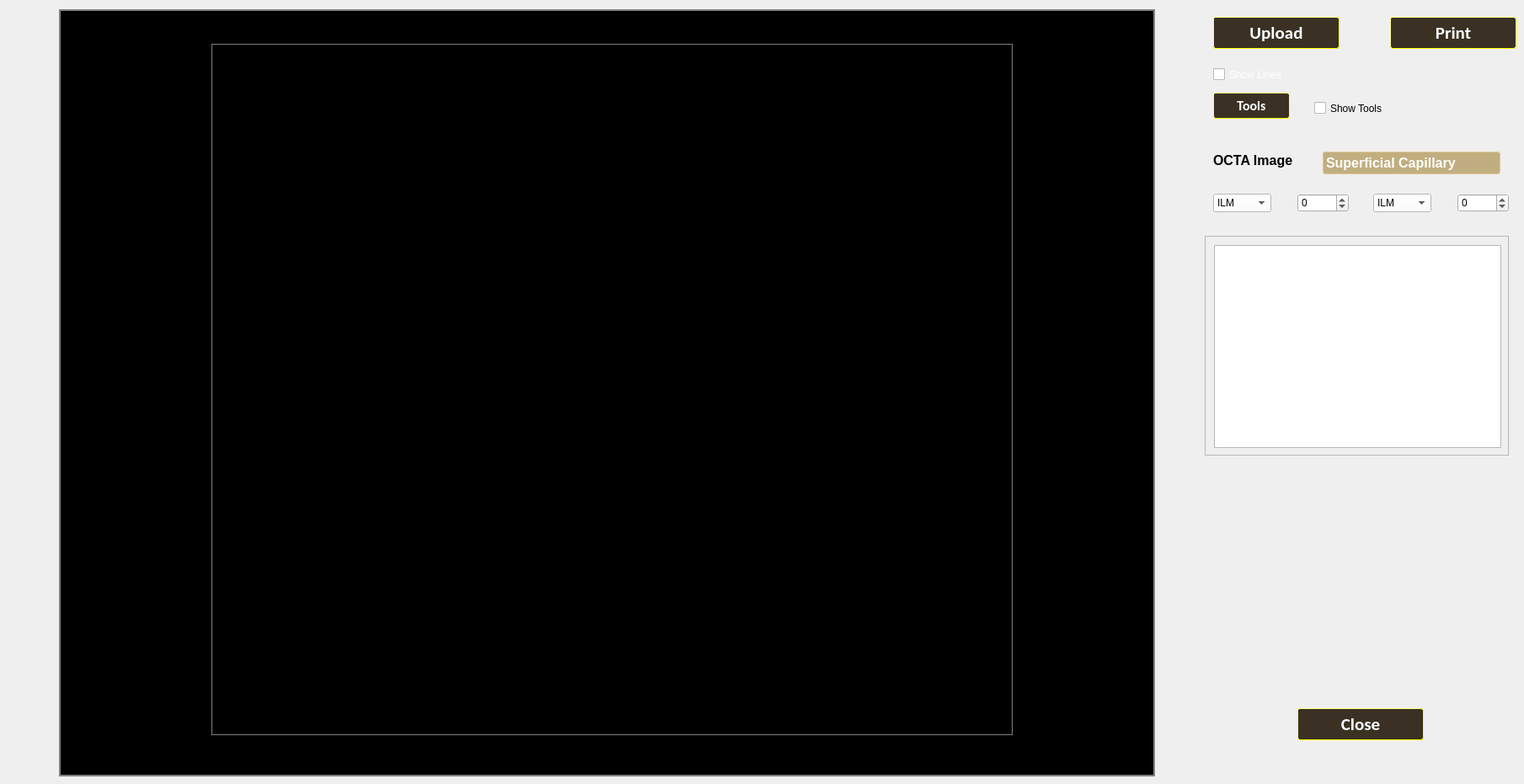
    <widget class="QWidget" name="stackWidget_octaPage5">
     <widget class="QSpinBox" name="spinBox_3">
      <property name="geometry">
       <rect>
        <x>1540</x>
        <y>230</y>
        <width>61</width>
        <height>22</height>
       </rect>
      </property>
      <property name="minimum">
       <number>-99</number>
      </property>
     </widget>
     <widget class="QScrollArea" name="scrollArea_measure_3">
      <property name="geometry">
       <rect>
        <x>70</x>
        <y>11</y>
        <width>1301</width>
        <height>911</height>
       </rect>
      </property>
      <property name="mouseTracking">
       <bool>true</bool>
      </property>
      <property name="tabletTracking">
       <bool>true</bool>
      </property>
      <property name="styleSheet">
       <string notr="true">border: 1px solid gray;
background-color: rgb(0, 0, 0);</string>
      </property>
      <property name="widgetResizable">
       <bool>true</bool>
      </property>
      <widget class="QWidget" name="scrollAreaWidgetContents_35">
       <property name="geometry">
        <rect>
         <x>0</x>
         <y>0</y>
         <width>1299</width>
         <height>909</height>
        </rect>
       </property>
       <widget class="QGraphicsView" name="h_scroll_graphicsview_4">
        <property name="geometry">
         <rect>
          <x>180</x>
          <y>40</y>
          <width>951</width>
          <height>821</height>
         </rect>
        </property>
        <property name="styleSheet">
         <string notr="true">background-color: rgb(0, 0, 0);</string>
        </property>
        <property name="verticalScrollBarPolicy">
         <enum>Qt::ScrollBarAlwaysOff</enum>
        </property>
        <property name="horizontalScrollBarPolicy">
         <enum>Qt::ScrollBarAlwaysOff</enum>
        </property>
       </widget>
      </widget>
     </widget>
     <widget class="QComboBox" name="comboBox_3">
      <property name="geometry">
       <rect>
        <x>1630</x>
        <y>230</y>
        <width>69</width>
        <height>22</height>
       </rect>
      </property>
      <property name="styleSheet">
       <string notr="true">background-color: rgb(255, 255, 255);
color: black;</string>
      </property>
      <item>
       <property name="text">
        <string>ILM</string>
       </property>
      </item>
      <item>
       <property name="text">
        <string>RNFL</string>
       </property>
      </item>
      <item>
       <property name="text">
        <string>GCL</string>
       </property>
      </item>
      <item>
       <property name="text">
        <string>INL</string>
       </property>
      </item>
      <item>
       <property name="text">
        <string>OPL</string>
       </property>
      </item>
      <item>
       <property name="text">
        <string>ISE</string>
       </property>
      </item>
      <item>
       <property name="text">
        <string>RPE</string>
       </property>
      </item>
      <item>
       <property name="text">
        <string>BM</string>
       </property>
      </item>
     </widget>
     <widget class="QCheckBox" name="checkBox_seg_4">
      <property name="geometry">
       <rect>
        <x>1440</x>
        <y>80</y>
        <width>121</width>
        <height>17</height>
       </rect>
      </property>
      <property name="styleSheet">
       <string notr="true">color: white
</string>
      </property>
      <property name="text">
       <string>Show Lines</string>
      </property>
     </widget>
     <widget class="QComboBox" name="comboBox_4">
      <property name="geometry">
       <rect>
        <x>1440</x>
        <y>230</y>
        <width>69</width>
        <height>22</height>
       </rect>
      </property>
      <property name="styleSheet">
       <string notr="true">background-color: rgb(255, 255, 255);
color:black;</string>
      </property>
      <item>
       <property name="text">
        <string>ILM</string>
       </property>
      </item>
      <item>
       <property name="text">
        <string>RNFL</string>
       </property>
      </item>
      <item>
       <property name="text">
        <string>GCL</string>
       </property>
      </item>
      <item>
       <property name="text">
        <string>INL</string>
       </property>
      </item>
      <item>
       <property name="text">
        <string>OPL</string>
       </property>
      </item>
      <item>
       <property name="text">
        <string>ISE</string>
       </property>
      </item>
      <item>
       <property name="text">
        <string>RPE</string>
       </property>
      </item>
      <item>
       <property name="text">
        <string>BM</string>
       </property>
      </item>
     </widget>
     <widget class="QPushButton" name="pushButton_6">
      <property name="geometry">
       <rect>
        <x>1440</x>
        <y>110</y>
        <width>91</width>
        <height>31</height>
       </rect>
      </property>
      <property name="font">
       <font>
        <family>Calibri</family>
        <pointsize>12</pointsize>
        <weight>75</weight>
        <bold>true</bold>
       </font>
      </property>
      <property name="styleSheet">
       <string notr="true">QPushButton
{
background-color:  rgb(255, 236, 20);
color:black;
border-radius:3px;
border-style: outset;
border-width: 1px;
	border-color: rgb(255, 255, 0);
}

QPushButton:!pressed { 
 background-color:  rgb(58, 49, 36);
color:white;

}

QPushButton:hover { 
 border-color: rgb(128, 128, 128);

}

QPushButton:pressed { 
	background-color:  rgb(255, 236, 20);

}</string>
      </property>
      <property name="text">
       <string>Tools</string>
      </property>
     </widget>
     <widget class="QPushButton" name="btn_logout_upload_5">
      <property name="geometry">
       <rect>
        <x>1440</x>
        <y>20</y>
        <width>150</width>
        <height>38</height>
       </rect>
      </property>
      <property name="font">
       <font>
        <family>Calibri</family>
        <pointsize>16</pointsize>
        <weight>75</weight>
        <bold>true</bold>
       </font>
      </property>
      <property name="focusPolicy">
       <enum>Qt::NoFocus</enum>
      </property>
      <property name="styleSheet">
       <string notr="true">QPushButton
{
background-color:  rgb(255, 236, 20);
color:black;
border-radius:3px;
border-style: outset;
border-width: 1px;
	border-color: rgb(255, 255, 0);
}

QPushButton:!pressed { 
 background-color:  rgb(58, 49, 36);
color:white;

}

QPushButton:hover { 
 border-color: rgb(128, 128, 128);

}

QPushButton:pressed { 
	background-color:  rgb(255, 236, 20);

}</string>
      </property>
      <property name="text">
       <string>Upload</string>
      </property>
     </widget>
     <widget class="QPushButton" name="btn_close_measure_3">
      <property name="geometry">
       <rect>
        <x>1540</x>
        <y>841</y>
        <width>150</width>
        <height>38</height>
       </rect>
      </property>
      <property name="font">
       <font>
        <family>Calibri</family>
        <pointsize>16</pointsize>
        <weight>75</weight>
        <bold>true</bold>
       </font>
      </property>
      <property name="focusPolicy">
       <enum>Qt::NoFocus</enum>
      </property>
      <property name="styleSheet">
       <string notr="true">QPushButton
{
background-color:  rgb(255, 236, 20);
color:black;
border-radius:3px;
border-style: outset;
border-width: 1px;
	border-color: rgb(255, 255, 0);
}

QPushButton:!pressed { 
 background-color:  rgb(58, 49, 36);
color:white;

}

QPushButton:hover { 
 border-color: rgb(128, 128, 128);

}

QPushButton:pressed { 
	background-color:  rgb(255, 236, 20);

}</string>
      </property>
      <property name="text">
       <string>Close</string>
      </property>
     </widget>
     <widget class="QSpinBox" name="spinBox_8">
      <property name="geometry">
       <rect>
        <x>1730</x>
        <y>230</y>
        <width>61</width>
        <height>22</height>
       </rect>
      </property>
      <property name="minimum">
       <number>-99</number>
      </property>
     </widget>
     <widget class="QLabel" name="label_22">
      <property name="geometry">
       <rect>
        <x>1440</x>
        <y>180</y>
        <width>111</width>
        <height>21</height>
       </rect>
      </property>
      <property name="font">
       <font>
        <family>Segoe UI</family>
        <pointsize>12</pointsize>
        <weight>75</weight>
        <bold>true</bold>
       </font>
      </property>
      <property name="text">
       <string>OCTA Image</string>
      </property>
     </widget>
     <widget class="QComboBox" name="on_combo_box_octa_single_capillary_4">
      <property name="geometry">
       <rect>
        <x>1570</x>
        <y>180</y>
        <width>211</width>
        <height>27</height>
       </rect>
      </property>
      <property name="palette">
       <palette>
        <active>
         <colorrole role="WindowText">
          <brush brushstyle="SolidPattern">
           <color alpha="255">
            <red>255</red>
            <green>255</green>
            <blue>255</blue>
           </color>
          </brush>
         </colorrole>
         <colorrole role="Button">
          <brush brushstyle="SolidPattern">
           <color alpha="255">
            <red>0</red>
            <green>0</green>
            <blue>0</blue>
           </color>
          </brush>
         </colorrole>
         <colorrole role="Text">
          <brush brushstyle="SolidPattern">
           <color alpha="255">
            <red>255</red>
            <green>255</green>
            <blue>255</blue>
           </color>
          </brush>
         </colorrole>
         <colorrole role="ButtonText">
          <brush brushstyle="SolidPattern">
           <color alpha="255">
            <red>255</red>
            <green>255</green>
            <blue>255</blue>
           </color>
          </brush>
         </colorrole>
         <colorrole role="Base">
          <brush brushstyle="SolidPattern">
           <color alpha="255">
            <red>0</red>
            <green>0</green>
            <blue>0</blue>
           </color>
          </brush>
         </colorrole>
         <colorrole role="Window">
          <brush brushstyle="SolidPattern">
           <color alpha="255">
            <red>0</red>
            <green>0</green>
            <blue>0</blue>
           </color>
          </brush>
         </colorrole>
         <colorrole role="PlaceholderText">
          <brush brushstyle="SolidPattern">
           <color alpha="255">
            <red>255</red>
            <green>255</green>
            <blue>255</blue>
           </color>
          </brush>
         </colorrole>
        </active>
        <inactive>
         <colorrole role="WindowText">
          <brush brushstyle="SolidPattern">
           <color alpha="255">
            <red>255</red>
            <green>255</green>
            <blue>255</blue>
           </color>
          </brush>
         </colorrole>
         <colorrole role="Button">
          <brush brushstyle="SolidPattern">
           <color alpha="255">
            <red>193</red>
            <green>174</green>
            <blue>128</blue>
           </color>
          </brush>
         </colorrole>
         <colorrole role="Text">
          <brush brushstyle="SolidPattern">
           <color alpha="255">
            <red>255</red>
            <green>255</green>
            <blue>255</blue>
           </color>
          </brush>
         </colorrole>
         <colorrole role="ButtonText">
          <brush brushstyle="SolidPattern">
           <color alpha="255">
            <red>255</red>
            <green>255</green>
            <blue>255</blue>
           </color>
          </brush>
         </colorrole>
         <colorrole role="Base">
          <brush brushstyle="SolidPattern">
           <color alpha="255">
            <red>193</red>
            <green>174</green>
            <blue>128</blue>
           </color>
          </brush>
         </colorrole>
         <colorrole role="Window">
          <brush brushstyle="SolidPattern">
           <color alpha="255">
            <red>193</red>
            <green>174</green>
            <blue>128</blue>
           </color>
          </brush>
         </colorrole>
         <colorrole role="PlaceholderText">
          <brush brushstyle="SolidPattern">
           <color alpha="255">
            <red>255</red>
            <green>255</green>
            <blue>255</blue>
           </color>
          </brush>
         </colorrole>
        </inactive>
        <disabled>
         <colorrole role="WindowText">
          <brush brushstyle="SolidPattern">
           <color alpha="255">
            <red>255</red>
            <green>255</green>
            <blue>255</blue>
           </color>
          </brush>
         </colorrole>
         <colorrole role="Button">
          <brush brushstyle="SolidPattern">
           <color alpha="255">
            <red>193</red>
            <green>174</green>
            <blue>128</blue>
           </color>
          </brush>
         </colorrole>
         <colorrole role="Text">
          <brush brushstyle="SolidPattern">
           <color alpha="255">
            <red>255</red>
            <green>255</green>
            <blue>255</blue>
           </color>
          </brush>
         </colorrole>
         <colorrole role="ButtonText">
          <brush brushstyle="SolidPattern">
           <color alpha="255">
            <red>255</red>
            <green>255</green>
            <blue>255</blue>
           </color>
          </brush>
         </colorrole>
         <colorrole role="Base">
          <brush brushstyle="SolidPattern">
           <color alpha="255">
            <red>193</red>
            <green>174</green>
            <blue>128</blue>
           </color>
          </brush>
         </colorrole>
         <colorrole role="Window">
          <brush brushstyle="SolidPattern">
           <color alpha="255">
            <red>193</red>
            <green>174</green>
            <blue>128</blue>
           </color>
          </brush>
         </colorrole>
         <colorrole role="PlaceholderText">
          <brush brushstyle="SolidPattern">
           <color alpha="255">
            <red>255</red>
            <green>255</green>
            <blue>255</blue>
           </color>
          </brush>
         </colorrole>
        </disabled>
       </palette>
      </property>
      <property name="font">
       <font>
        <family>Segoe UI</family>
        <pointsize>12</pointsize>
        <weight>75</weight>
        <bold>true</bold>
       </font>
      </property>
      <property name="styleSheet">
       <string notr="true">   QComboBox {
    border: 1px solid gray;
    border-radius: 3px;
    
	border-color: rgb(222, 200, 147);
    padding: 1px 18px 1px 3px;
    min-width: 6em;
}

QComboBox:editable {
    background:  black
}

QComboBox:!editable, QComboBox::drop-down:editable {
    
	background:  rgb(193, 174, 128);

}

/* QComboBox gets the &quot;on&quot; state when the popup is open */
QComboBox:!editable:on, QComboBox::drop-down:editable:on {
      background: rgba(179, 157, 143,255);
}

QComboBox:on { /* shift the text when the popup opens */
    padding-top: 3px;
    padding-left: 4px;
}

QComboBox::drop-down {
    subcontrol-origin: padding;
    subcontrol-position: top right;
    width: 20px;

    border-left-width: 0px;
    border-left-color: black;
    border-left-style: solid; /* just a single line */
    border-top-right-radius: 3px; /* same radius as the QComboBox */
    border-bottom-right-radius: 3px;
}

QComboBox::down-arrow {
    image: url('images/down_arrow.png');
}

QComboBox::down-arrow:on { /* shift the arrow when popup is open */
    top: 1px;
    left: 1px;
}

</string>
      </property>
      <property name="currentIndex">
       <number>0</number>
      </property>
      <property name="frame">
       <bool>true</bool>
      </property>
      <item>
       <property name="text">
        <string>Superficial Capillary</string>
       </property>
      </item>
      <item>
       <property name="text">
        <string>Deep Capillary</string>
       </property>
      </item>
      <item>
       <property name="text">
        <string>Outer Retina</string>
       </property>
      </item>
      <item>
       <property name="text">
        <string>CNV</string>
       </property>
      </item>
      <item>
       <property name="text">
        <string>Choriocapillaris</string>
       </property>
      </item>
      <item>
       <property name="text">
        <string>RPC</string>
       </property>
      </item>
      <item>
       <property name="text">
        <string>Planar</string>
       </property>
      </item>
     </widget>
     <widget class="QCheckBox" name="checkBox_8">
      <property name="geometry">
       <rect>
        <x>1560</x>
        <y>120</y>
        <width>81</width>
        <height>17</height>
       </rect>
      </property>
      <property name="text">
       <string>Show Tools</string>
      </property>
     </widget>
     <widget class="QPushButton" name="btn_logout_21">
      <property name="geometry">
       <rect>
        <x>1650</x>
        <y>20</y>
        <width>150</width>
        <height>38</height>
       </rect>
      </property>
      <property name="font">
       <font>
        <family>Calibri</family>
        <pointsize>16</pointsize>
        <weight>75</weight>
        <bold>true</bold>
       </font>
      </property>
      <property name="focusPolicy">
       <enum>Qt::NoFocus</enum>
      </property>
      <property name="styleSheet">
       <string notr="true">QPushButton
{
background-color:  rgb(255, 236, 20);
color:black;
border-radius:3px;
border-style: outset;
border-width: 1px;
	border-color: rgb(255, 255, 0);
}

QPushButton:!pressed { 
 background-color:  rgb(58, 49, 36);
color:white;

}

QPushButton:hover { 
 border-color: rgb(128, 128, 128);

}

QPushButton:pressed { 
	background-color:  rgb(255, 236, 20);

}</string>
      </property>
      <property name="text">
       <string>Print</string>
      </property>
     </widget>
     <widget class="QScrollArea" name="scrollArea_9">
      <property name="geometry">
       <rect>
        <x>1430</x>
        <y>280</y>
        <width>361</width>
        <height>261</height>
       </rect>
      </property>
      <property name="widgetResizable">
       <bool>true</bool>
      </property>
      <widget class="QWidget" name="scrollAreaWidgetContents_6">
       <property name="geometry">
        <rect>
         <x>0</x>
         <y>0</y>
         <width>359</width>
         <height>259</height>
        </rect>
       </property>
       <widget class="QGraphicsView" name="graphicsView_6">
        <property name="geometry">
         <rect>
          <x>10</x>
          <y>10</y>
          <width>341</width>
          <height>241</height>
         </rect>
        </property>
        <property name="verticalScrollBarPolicy">
         <enum>Qt::ScrollBarAlwaysOff</enum>
        </property>
        <property name="horizontalScrollBarPolicy">
         <enum>Qt::ScrollBarAlwaysOff</enum>
        </property>
       </widget>
      </widget>
     </widget>
    </widget>
